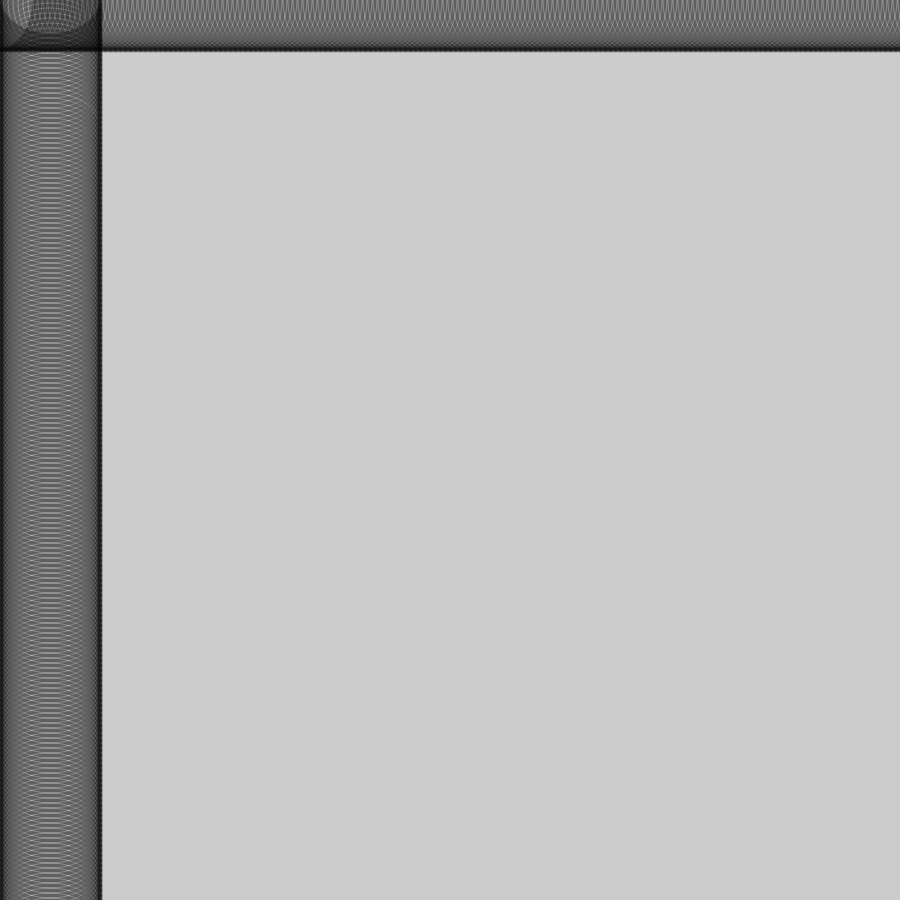
Frame 1 (no input)
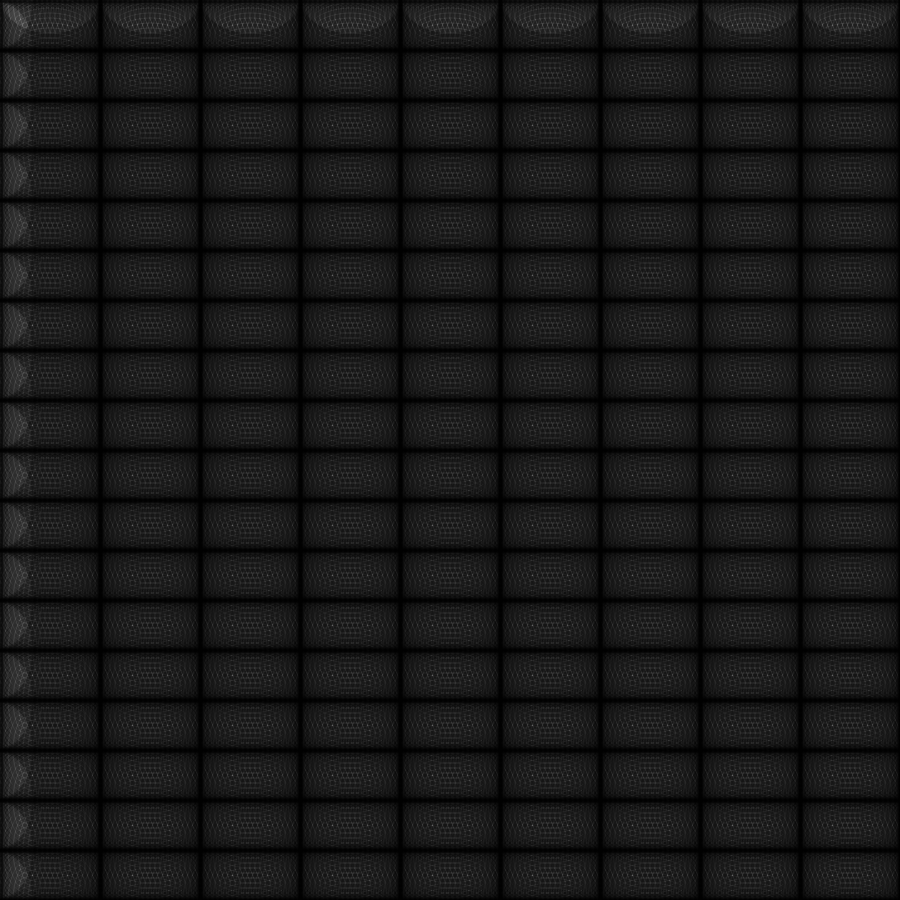
Frame 60 (the mouse pressed at the canvas centre just before this capture)
Frame 120 (the mouse held since frame 60 and released just before this capture): identical to frame 60, image omitted

The Processing sketch that drew these frames (run headless with seeded random() and noise(); from frame 60 on, the mouse is pressed at the canvas centre):

// Processing sketch: processing_25333
// ── processing_25333.pde

void setup() {
  size(900,900);
  smooth();
  stroke(0,80);
  strokeWeight(4);
}
float x = 0;
float y = 0;
void draw() {
  int space = 5;
  int count = 0;
  x = x+50;

  while (count <200) {
    noFill();
    arc (x,count*space,100,70,0,radians (180));
    count = count+1;
  }
  count = 0;
  while (count <200) {
    arc (x,count*space,100,70,radians (180),radians (360));
    count = count+1;
  }
  count=0;
  while (count <200) {
    noFill();
    arc (count*space,y,70,100,radians(90),radians (270));
    count = count+1;
  }
  count = 0;
  x = x+50;
  while (count <200) {
    arc (count*space,y,70,100,radians (270),radians (360+90));
    count = count+1;
  }
  y=y+50;
}  
